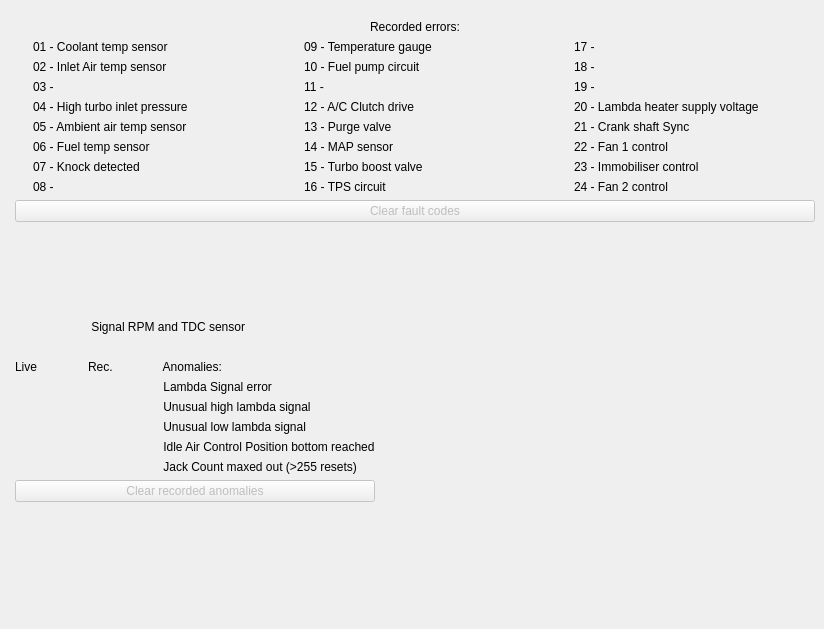
	<widget class="QWidget" name="errors">
     <attribute name="title">
      <string>Errors</string>
     </attribute>
	 
	 <widget class="QWidget" name="layoutWidget_3">
      <property name="geometry">
       <rect>
        <x>15</x>
        <y>20</y>
        <width>800</width>
        <height>560</height>
       </rect>
      </property>
	  
      <layout class="QGridLayout" name="m_faultCodesLayout" columnstretch="0,1,20,0,1,20,0,1,20" rowstretch="0,0,0,0,0,0,0,0,0,0,0,0,0,0,0,0,0,100">

	   <item row="0" column="1" colspan="8">
        <widget class="QLabel" name="m_faultCodesLabel">
         <property name="text">
          <string>Recorded errors:</string>
         </property>
		 <property name="alignment">
          <set>Qt::AlignLeading|Qt::AlignCenter</set>
         </property>
        </widget>
       </item>
	   
	   <item row="1" column="1">
        <widget class="QLedIndicator" name="m_faultLedCTS" native="true"/>
       </item>
	   <item row="1" column="2">
        <widget class="QLabel" name="m_faultCode01Label">
         <property name="text">
          <string>01 - Coolant temp sensor</string>
         </property>
        </widget>
       </item>
	   
	   <item row="2" column="1">
        <widget class="QLedIndicator" name="m_faultLedATS" native="true"/>
       </item>
	   <item row="2" column="2">
        <widget class="QLabel" name="m_faultCode02Label">
         <property name="text">
          <string>02 - Inlet Air temp sensor</string>
         </property>
        </widget>
       </item>
	   
	   <item row="3" column="1">
        <widget class="QLedIndicator" name="m_faultLed03" native="true"/>
       </item>
	   <item row="3" column="2">
        <widget class="QLabel" name="m_faultCode03Label">
         <property name="text">
          <string>03 - </string>
         </property>
        </widget>
       </item>
	   
	   <item row="4" column="1">
        <widget class="QLedIndicator" name="m_faultLed04" native="true"/>
       </item>
	   <item row="4" column="2">
        <widget class="QLabel" name="m_faultCode04Label">
         <property name="text">
          <string>04 - High turbo inlet pressure</string>
         </property>
        </widget>
       </item>
	   
	   <item row="5" column="1">
        <widget class="QLedIndicator" name="m_faultLed05" native="true"/>
       </item>
	   <item row="5" column="2">
        <widget class="QLabel" name="m_faultCode05Label">
         <property name="text">
          <string>05 - Ambient air temp sensor</string>
         </property>
        </widget>
       </item>
	   
	   <item row="6" column="1">
        <widget class="QLedIndicator" name="m_faultLedFTS" native="true"/>
       </item>
	   <item row="6" column="2">
        <widget class="QLabel" name="m_faultCode06Label">
         <property name="text">
          <string>06 - Fuel temp sensor</string>
         </property>
        </widget>
       </item>
	   
	   <item row="7" column="1">
        <widget class="QLedIndicator" name="m_faultLed07" native="true"/>
       </item>
	   <item row="7" column="2">
        <widget class="QLabel" name="m_faultCode07Label">
         <property name="text">
          <string>07 - Knock detected</string>
         </property>
        </widget>
       </item>
	   
	   <item row="8" column="1">
        <widget class="QLedIndicator" name="m_faultLed08" native="true"/>
       </item>
	   <item row="8" column="2">
        <widget class="QLabel" name="m_faultCode08Label">
         <property name="text">
          <string>08 - </string>
         </property>
        </widget>
       </item>
	   
	   <item row="1" column="4">
        <widget class="QLedIndicator" name="m_faultLed09" native="true"/>
       </item>
	   <item row="1" column="5">
        <widget class="QLabel" name="m_faultCode09Label">
         <property name="text">
          <string>09 - Temperature gauge</string>
         </property>
        </widget>
       </item>

	   <item row="2" column="4">
        <widget class="QLedIndicator" name="m_faultLedFuelPump" native="true"/>
       </item>
	   <item row="2" column="5">
        <widget class="QLabel" name="m_faultCode10Label">
         <property name="text">
          <string>10 - Fuel pump circuit</string>
         </property>
        </widget>
       </item>

	   <item row="3" column="4">
        <widget class="QLedIndicator" name="m_faultLedFuelPumpSupply" native="true"/>
       </item>
	   <item row="3" column="5">
        <widget class="QLabel" name="m_faultCode11Label">
         <property name="text">
          <string>11 - </string>
         </property>
        </widget>
       </item>
	   
	   <item row="4" column="4">
        <widget class="QLedIndicator" name="m_faultLed12" native="true"/>
       </item>
	   <item row="4" column="5">
        <widget class="QLabel" name="m_faultCode12Label">
         <property name="text">
          <string>12 - A/C Clutch drive</string>
         </property>
        </widget>
       </item>
	   
	   <item row="5" column="4">
        <widget class="QLedIndicator" name="m_faultLedPurge" native="true"/>
       </item>
	   <item row="5" column="5">
        <widget class="QLabel" name="m_faultCode13Label">
         <property name="text">
          <string>13 - Purge valve</string>
         </property>
        </widget>
       </item>	   

       <item row="6" column="4">
        <widget class="QLedIndicator" name="m_faultLedMap" native="true"/>
       </item>
	   <item row="6" column="5">
        <widget class="QLabel" name="m_faultCode14Label">
         <property name="text">
          <string>14 - MAP sensor</string>
         </property>
        </widget>
       </item>
	   
	   <item row="7" column="4">
        <widget class="QLedIndicator" name="m_faultLed15" native="true"/>
       </item>
	   <item row="7" column="5">
        <widget class="QLabel" name="m_faultCode15Label">
         <property name="text">
          <string>15 - Turbo boost valve</string>
         </property>
        </widget>
       </item>

       <item row="8" column="4">
        <widget class="QLedIndicator" name="m_faultLedTps" native="true"/>
       </item>
	   <item row="8" column="5">
        <widget class="QLabel" name="m_faultCode16Label">
         <property name="text">
          <string>16 - TPS circuit</string>
         </property>
        </widget>
       </item>

       <item row="1" column="7">
        <widget class="QLedIndicator" name="m_faultLedTpsSupply" native="true"/>
       </item>
	   <item row="1" column="8">
        <widget class="QLabel" name="m_faultCode17Label">
         <property name="text">
          <string>17 - </string>
         </property>
        </widget>
       </item>
	   
	   <item row="2" column="7">
        <widget class="QLedIndicator" name="m_faultLed18" native="true"/>
       </item>
	   <item row="2" column="8">
        <widget class="QLabel" name="m_faultCode18Label">
         <property name="text">
          <string>18 - </string>
         </property>
        </widget>
       </item>

       <item row="3" column="7">
        <widget class="QLedIndicator" name="m_faultLedLambdaCircuit" native="true"/>
       </item>
	   <item row="3" column="8">
        <widget class="QLabel" name="m_faultCode19Label">
         <property name="text">
          <string>19 - </string>
         </property>
        </widget>
       </item>
	   
       <item row="4" column="7">
        <widget class="QLedIndicator" name="m_faultLedLambdaSupply" native="true"/>
       </item>
	   <item row="4" column="8">
        <widget class="QLabel" name="m_faultCode20Label">
         <property name="text">
          <string>20 - Lambda heater supply voltage</string>
         </property>
        </widget>
       </item>
	   
	   <item row="5" column="7">
        <widget class="QLedIndicator" name="m_faultLed21" native="true"/>
       </item>
	   <item row="5" column="8">
        <widget class="QLabel" name="m_faultCode21Label">
         <property name="text">
          <string>21 - Crank shaft Sync</string>
         </property>
        </widget>
       </item>
	   
	   <item row="6" column="7">
        <widget class="QLedIndicator" name="m_faultLed22" native="true"/>
       </item>
	   <item row="6" column="8">
        <widget class="QLabel" name="m_faultCode22Label">
         <property name="text">
          <string>22 - Fan 1 control</string>
         </property>
        </widget>
       </item>
	   
	   <item row="7" column="7">
        <widget class="QLedIndicator" name="m_faultLed23" native="true"/>
       </item>
	   <item row="7" column="8">
        <widget class="QLabel" name="m_faultCode23Label">
         <property name="text">
          <string>23 - Immobiliser control</string>
         </property>
        </widget>
       </item>
	   
	   <item row="8" column="7">
        <widget class="QLedIndicator" name="m_faultLed24" native="true"/>
       </item>
	   <item row="8" column="8">
        <widget class="QLabel" name="m_faultCode24Label">
         <property name="text">
          <string>24 - Fan 2 control</string>
         </property>
        </widget>
       </item>
	   
       <item row="13" column="1" colspan="8">
        <widget class="QPushButton" name="m_clearFaultsButton">
         <property name="enabled">
          <bool>false</bool>
         </property>
         <property name="text">
          <string>Clear fault codes</string>
         </property>
        </widget>
       </item>
	   
<!-- 	   <item row="64" column="2">
        <widget class="QLabel" name="m_faultCodeEmpty">
         <property name="text">
          <string> </string>
         </property>
        </widget>
       </item> -->
 
      </layout>
     </widget> 

	 <widget class="QWidget" name="layoutWidget_9">
      <property name="geometry">
       <rect>
        <x>15</x>
        <y>320</y>
        <width>360</width>
        <height>300</height>
       </rect>
      </property>
	  
      <layout class="QGridLayout" name="m_faultCodesLayout2" rowstretch="0,1,0,0,0,0,0,0,0,0,0,0,0,0,100">

	   <item row="0" column="1">
        <widget class="QLedIndicator" name="m_RPMSensor" native="true"/>
       </item>
	   <item row="0" column="2" colspan="2">
        <widget class="QLabel" name="m_RPMSensorLabel">
         <property name="text">
          <string> Signal RPM and TDC sensor</string>
         </property>
		 <property name="toolTip">
		  <string>Led should turn green as soon as the flywheel is turning</string>
		 </property>
        </widget>
       </item>
	   
	   <item row="1" column="3">
        <widget class="QLabel" name="m_empty3">
         <property name="text">
          <string></string>
         </property>
        </widget>
       </item>
	   
	   <item row="2" column="1">
        <widget class="QLabel" name="m_faultCodesLabel2">
         <property name="text">
          <string>Live</string>
         </property>
		 </widget>
		</item>
		<item row="2" column="2">
        <widget class="QLabel" name="m_faultCodesLabel3">
         <property name="text">
          <string>Rec.</string>
         </property>
		 </widget>
		</item>
	   <item row="2" column="3">
        <widget class="QLabel" name="m_faultCodesLabel4">
         <property name="text">
          <string> Anomalies:</string>
         </property>
		 <property name="toolTip">
		  <string>These anomalies are either recognised by MEMS but not recorded or not recognised/acknowledged by MEMS.</string>
		 </property>
        </widget>
       </item>
	   
	   <item row="3" column="1">
        <widget class="QLedIndicator" name="m_LambdaSensor" native="true"/>
       </item>
	   <item row="3" column="3">
        <widget class="QLabel" name="m_LambdaSensorLabel">
         <property name="text">
          <string> Lambda Signal error</string>
         </property>
		 <property name="toolTip">
		  <string>As detected by the ECU; "Lambda Status"</string>
		 </property>
        </widget>
       </item>
	   
	   <item row="4" column="1">
        <widget class="QLedIndicator" name="m_LambdaMax" native="true"/>
       </item>
	   <item row="4" column="2">
        <widget class="QLedIndicator" name="m_LambdaMaxOnce" native="true"/>
       </item>
	   <item row="4" column="3">
        <widget class="QLabel" name="m_LambdaMaxLabel">
         <property name="text">
          <string> Unusual high lambda signal</string>
         </property>
		 <property name="toolTip">
		  <string>Could be a sign the Lambda sensor is worn, or the signal wires are not properly shielded (especially against alternator or high tension ignition leads)</string>
		 </property>
        </widget>
       </item>
	   
	   <item row="5" column="1">
        <widget class="QLedIndicator" name="m_LambdaMin" native="true"/>
       </item>
	   <item row="5" column="2">
        <widget class="QLedIndicator" name="m_LambdaMinOnce" native="true"/>
       </item>
	   <item row="5" column="3">
        <widget class="QLabel" name="m_LambdaMinLabel">
         <property name="text">
          <string> Unusual low lambda signal</string>
         </property>
		 <!-- <property name="toolTip"> -->
		  <!-- <string>Could be a sign the Lambda sensor is worn, or the signal wires are not properly shielded (especially against alternator or high tension ignition leads)</string> -->
		 <!-- </property> -->
        </widget>
       </item>
	   
	   <item row="6" column="1">
        <widget class="QLedIndicator" name="m_IACMin" native="true"/>
       </item>
	   <item row="6" column="2">
        <widget class="QLedIndicator" name="m_IACMinOnce" native="true"/>
       </item>
	   <item row="6" column="3">
        <widget class="QLabel" name="m_IACMinLabel">
         <property name="text">
          <string> Idle Air Control Position bottom reached</string>
         </property>
		 <property name="toolTip">
		  <string>Could indicate that ECU has trouble keeping idle speed low enough. Check throttle cable adjustment and check for air leaks in the intake.</string>
		 </property>
        </widget>
       </item>
	   
	   <item row="7" column="1">
        <widget class="QLedIndicator" name="m_JackCount" native="true"/>
       </item>
	   <item row="7" column="3">
        <widget class="QLabel" name="m_JackCountLabel">
         <property name="text">
          <string> Jack Count maxed out (>255 resets)</string>
         </property>
		 <property name="toolTip">
		  <string>Can only be reset to 0 by resetting the complete ECU. Afterwards keep an eye on "Jack Count No." in tab "all data"</string>
		 </property>
        </widget>
       </item>
	   
	   <item row="13" column="1" colspan="3">
        <widget class="QPushButton" name="m_clearRecordedAnomalies">
         <property name="enabled">
          <bool>false</bool>
         </property>
         <property name="text">
          <string>Clear recorded anomalies</string>
         </property>
        </widget>
       </item>
	   
	  </layout>
	 </widget> 
	</widget>
